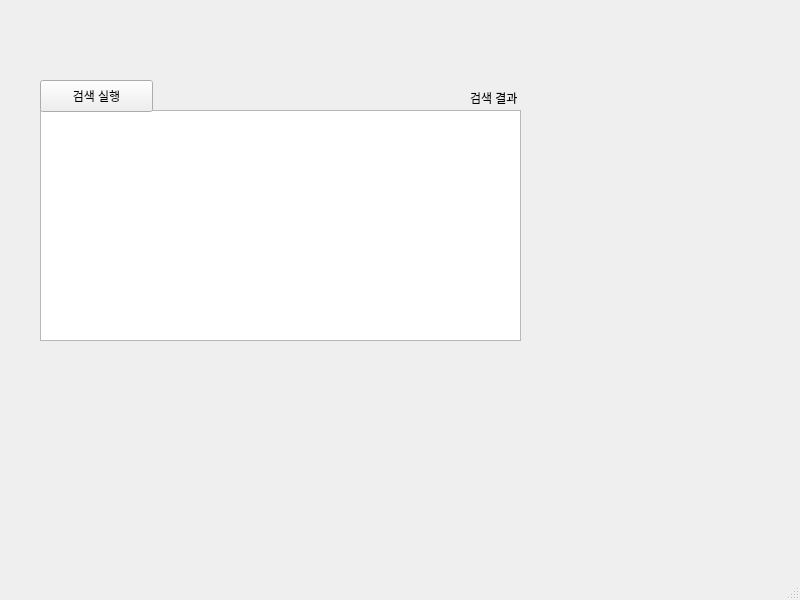
<?xml version="1.0" encoding="UTF-8"?>
<ui version="4.0">
 <class>MainWindow</class>
 <widget class="QMainWindow" name="MainWindow">
  <property name="geometry">
   <rect>
    <x>0</x>
    <y>0</y>
    <width>800</width>
    <height>600</height>
   </rect>
  </property>
  <property name="windowTitle">
   <string>MainWindow</string>
  </property>
  <widget class="QWidget" name="centralwidget">
   <widget class="QTextEdit" name="textEdit">
    <property name="geometry">
     <rect>
      <x>40</x>
      <y>110</y>
      <width>481</width>
      <height>231</height>
     </rect>
    </property>
   </widget>
   <widget class="QPushButton" name="pushButton">
    <property name="geometry">
     <rect>
      <x>40</x>
      <y>80</y>
      <width>113</width>
      <height>32</height>
     </rect>
    </property>
    <property name="text">
     <string>검색 실행</string>
    </property>
   </widget>
   <widget class="QLabel" name="label">
    <property name="geometry">
     <rect>
      <x>470</x>
      <y>90</y>
      <width>60</width>
      <height>16</height>
     </rect>
    </property>
    <property name="text">
     <string>검색 결과</string>
    </property>
   </widget>
  </widget>
  <widget class="QMenuBar" name="menubar">
   <property name="geometry">
    <rect>
     <x>0</x>
     <y>0</y>
     <width>800</width>
     <height>37</height>
    </rect>
   </property>
  </widget>
  <widget class="QStatusBar" name="statusbar"/>
 </widget>
 <resources/>
 <connections/>
</ui>
